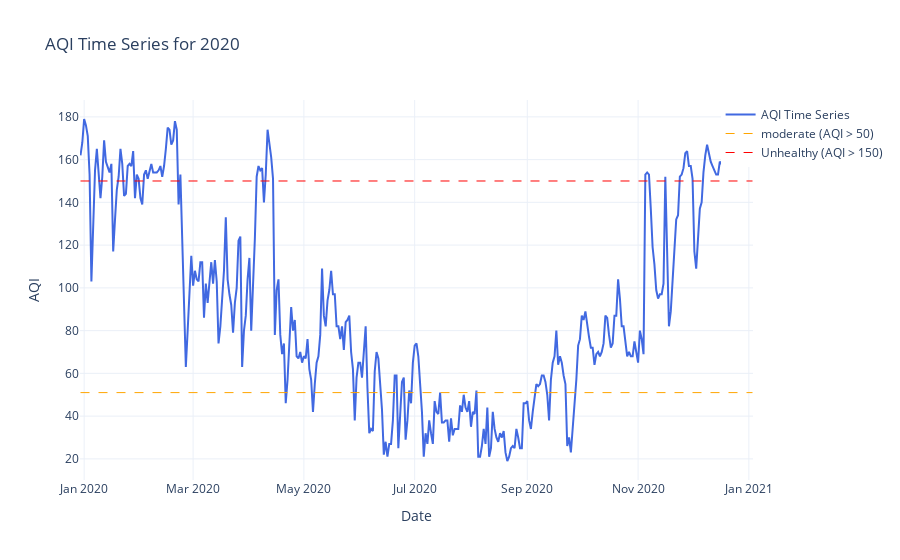

The notebook cell saved with this chart:
### Code cell
# First read the CSV file into a DataFrame
data_2020 = pd.read_csv('data/Kathmandu_2020.csv')

# Then pass the DataFrame to the function
aqi_2021 = plot_aqi_time_series(data_2020, '2020')

### Figure 1 — Plotly figure (JSON) as saved in the notebook; plotly's stock layout.template omitted (floating-point values rounded to 4 significant figures; data arrays with more than 128 entries replaced by an {"elided": "..."} marker saying what was removed)
{"data": [{"line": {"color": "royalblue", "width": 2}, "mode": "lines", "name": "AQI Time Series", "type": "scatter", "x": {"elided": "371 str values"}, "y": {"elided": "371 int values"}}, {"line": {"color": "orange", "dash": "dash", "width": 1}, "mode": "lines", "name": "moderate (AQI > 50)", "type": "scatter", "x": [null], "y": [null]}, {"line": {"color": "red", "dash": "dash", "width": 1}, "mode": "lines", "name": "Unhealthy (AQI > 150)", "type": "scatter", "x": [null], "y": [null]}], "layout": {"legend": {"orientation": "v", "x": 1.2, "xanchor": "right", "y": 1, "yanchor": "top"}, "shapes": [{"line": {"color": "orange", "dash": "dash", "width": 1}, "type": "line", "x0": "2019-12-30T00:00:00", "x1": "2021-01-03T00:00:00", "y0": 51, "y1": 51}, {"line": {"color": "red", "dash": "dash", "width": 1}, "type": "line", "x0": "2019-12-30T00:00:00", "x1": "2021-01-03T00:00:00", "y0": 150, "y1": 150}], "title": {"text": "AQI Time Series for 2020"}, "xaxis": {"title": {"text": "Date"}}, "yaxis": {"title": {"text": "AQI"}}}}
